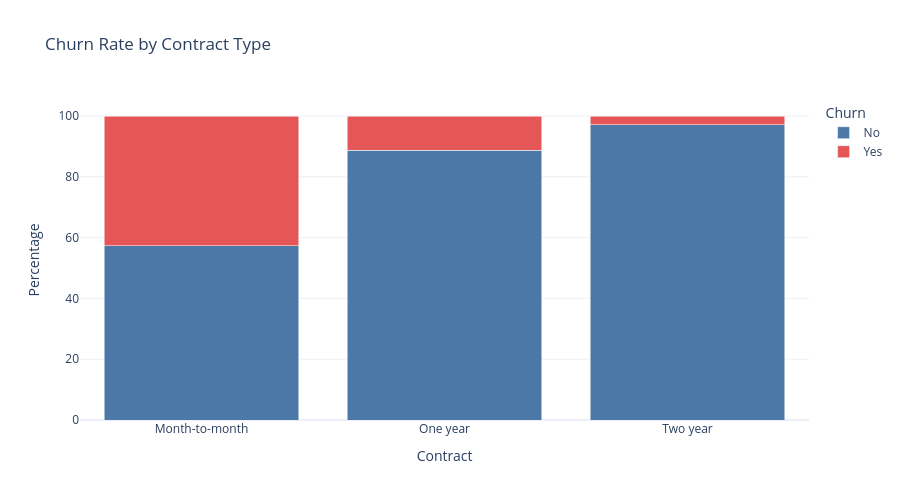

The cell this chart's notebook holds for it:
### Markdown cell above
### Does contract type influence Churn?

### Code cell
contract = (
    pd.crosstab(
        df["Contract"],
        df["Churn"],
        normalize="index"
    ) * 100
).reset_index()

contract = contract.melt(
    id_vars="Contract",
    var_name="Churn",
    value_name="Percentage"
)

fig = px.bar(
    contract,
    x="Contract",
    y="Percentage",
    color="Churn",
    barmode="stack",
    title="Churn Rate by Contract Type",
    color_discrete_sequence=["#4C78A8", "#E45756"]
)

fig.update_layout(
    template="plotly_white",
    width=900,
    height=500
)

fig.show()

### Figure 1 — Plotly figure (JSON) as saved in the notebook; plotly's stock layout.template omitted (floating-point values rounded to 4 significant figures)
{"data": [{"hovertemplate": "Churn=No<br>Contract=%{x}<br>Percentage=%{y}<extra></extra>", "legendgroup": "No", "marker": {"color": "#4C78A8", "pattern": {"shape": ""}}, "name": "No", "orientation": "v", "showlegend": true, "textposition": "auto", "type": "bar", "x": ["Month-to-month", "One year", "Two year"], "xaxis": "x", "y": [57.29, 88.73, 97.17], "yaxis": "y"}, {"hovertemplate": "Churn=Yes<br>Contract=%{x}<br>Percentage=%{y}<extra></extra>", "legendgroup": "Yes", "marker": {"color": "#E45756", "pattern": {"shape": ""}}, "name": "Yes", "orientation": "v", "showlegend": true, "textposition": "auto", "type": "bar", "x": ["Month-to-month", "One year", "Two year"], "xaxis": "x", "y": [42.71, 11.27, 2.832], "yaxis": "y"}], "layout": {"barmode": "stack", "height": 500, "legend": {"title": {"text": "Churn"}, "tracegroupgap": 0}, "title": {"text": "Churn Rate by Contract Type"}, "width": 900, "xaxis": {"anchor": "y", "domain": [0, 1], "title": {"text": "Contract"}}, "yaxis": {"anchor": "x", "domain": [0, 1], "title": {"text": "Percentage"}}}}
